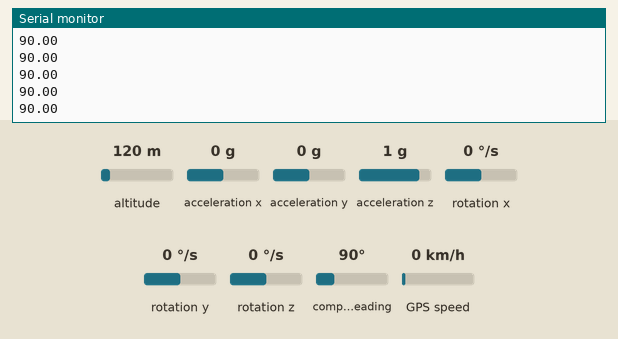
Simulated run of this sketch. Board: Arduino Uno, built with avr-gcc and run on an emulated ATmega328P. Parts: the last lines printed to the serial monitor. Wiring (inferred from the names in the program): HMC5883L compass at I2C address 0x1E; MPU-6050 motion sensor at I2C address 0x68. The inputs (shaded band) are chosen by the test bench; at power-on: GPS speed 0 km/h, compass heading 90°, altitude 120 m, acceleration x 0 g, acceleration y 0 g, acceleration z 1 g, rotation x 0 °/s, rotation y 0 °/s, rotation z 0 °/s. The GPS gets a fix after 3 s at 37.7749, -122.4194 with 8 satellites.

Above: at 1.2 s.
1.3 s: GPS speed set to 2 km/h
At 4.27 s:
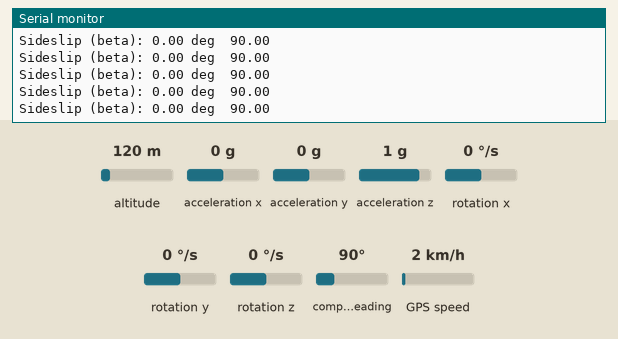
5.1 s: compass heading set to 7°
At 5.34 s:
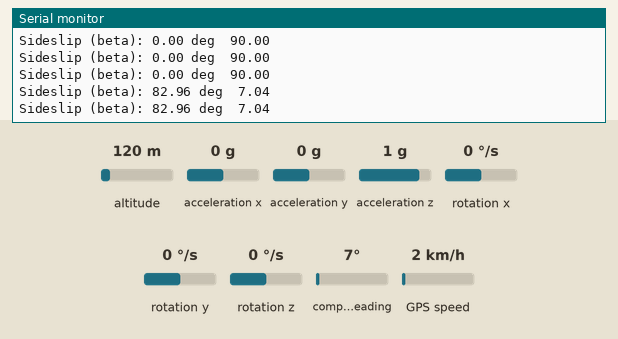
6.6 s: compass heading set to 90°
At 7.5 s:
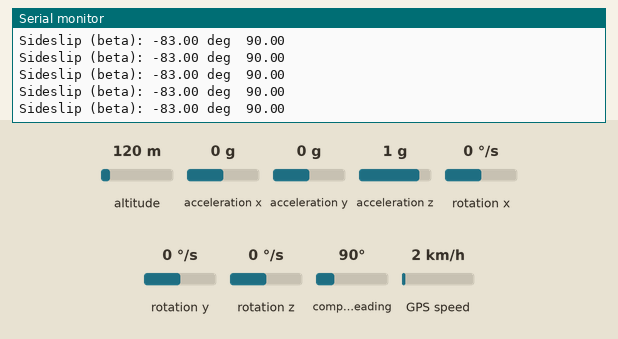
Timing chart, 0 to 9.6 s (numbered marks = the images above; inputs shaded):
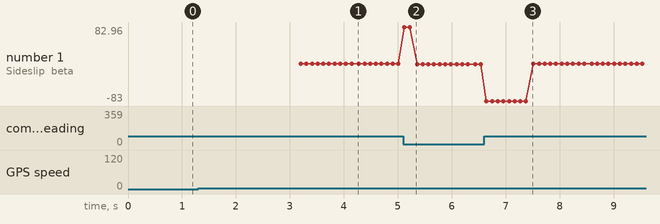

Measured:
- after the input at 1.3 s, the serial monitor: prints a new line after 1.9 s (image 1)
- after the input at 5.1 s, the serial monitor: prints a new line at once (image 2)
- after the input at 6.6 s, the serial monitor: prints a new line at once (image 3)
- plotted number 1: 0 → -0.04 after the input at 5.1 s

The sketch:

The4th-sensor-fusion-MPU6050xHMC5883L.ino
```cpp
#include <Wire.h>
#include <TinyGPS++.h>
#include <SoftwareSerial.h>

#define MPU6050_ADDR 0x68
#define HMC5883L_ADDR 0x1E

TinyGPSPlus gps;
SoftwareSerial gpsSerial(4, 3);  // RX, TX

float gps_speed = 0;
float gps_course = 0;
float heading_deg = 0;

void setup() {
  Serial.begin(115200);
  gpsSerial.begin(9600);
  Wire.begin();

  initMPU6050();
  initHMC5883L();
}

void loop() {
  float ax, ay, az, gx, gy, gz;
  readMPU6050(ax, ay, az, gx, gy, gz);

  float mx, my, mz;
  readHMC5883L(mx, my, mz);

  // Calculate heading from magnetometer
  heading_deg = atan2(my, mx) * 180.0 / PI;
  if (heading_deg < 0) heading_deg += 360.0;

  readGPS();

  if (gps_speed > 0.5) {
    float course_rad = gps_course * PI / 180.0;
    float heading_rad = heading_deg * PI / 180.0;

    float v_long = gps_speed * cos(course_rad - heading_rad);
    float v_lat  = gps_speed * sin(course_rad - heading_rad);

    float beta = atan2(v_lat, v_long) * 180.0 / PI;

    Serial.print("Sideslip (beta): ");
    Serial.print(beta, 2);
    Serial.print(" deg  ");
  }

  Serial.println(heading_deg);

  delay(100);
}

void initMPU6050() {
  Wire.beginTransmission(MPU6050_ADDR);
  Wire.write(0x6B);  // Power management
  Wire.write(0);     // Wake up
  Wire.endTransmission();
}

void readMPU6050(float &ax, float &ay, float &az, float &gx, float &gy, float &gz) {
  Wire.beginTransmission(MPU6050_ADDR);
  Wire.write(0x3B); // Starting register
  Wire.endTransmission(false);
  Wire.requestFrom(MPU6050_ADDR, 14);

  int16_t raw[7];
  for (int i = 0; i < 7; i++) {
    raw[i] = (Wire.read() << 8) | Wire.read();
  }

  ax = raw[0] / 16384.0;
  ay = raw[1] / 16384.0;
  az = raw[2] / 16384.0;
  gx = raw[4] / 131.0;
  gy = raw[5] / 131.0;
  gz = raw[6] / 131.0;
}

void initHMC5883L() {
  Wire.beginTransmission(HMC5883L_ADDR);
  Wire.write(0x00); Wire.write(0x70); // 8 avg, 15 Hz, normal
  Wire.write(0x01); Wire.write(0xA0); // Gain
  Wire.write(0x02); Wire.write(0x00); // Continuous measurement
  Wire.endTransmission();
}

void readHMC5883L(float &mx, float &my, float &mz) {
  Wire.beginTransmission(HMC5883L_ADDR);
  Wire.write(0x03); // Data register
  Wire.endTransmission();
  Wire.requestFrom(HMC5883L_ADDR, 6);

  int16_t rawX = (Wire.read() << 8) | Wire.read();
  int16_t rawZ = (Wire.read() << 8) | Wire.read();
  int16_t rawY = (Wire.read() << 8) | Wire.read();

  mx = rawX * 0.92;  // mG/LSB
  my = rawY * 0.92;
  mz = rawZ * 0.92;
}

void readGPS() {
  while (gpsSerial.available()) {
    gps.encode(gpsSerial.read());
  }

  if (gps.speed.isUpdated()) {
    gps_speed = gps.speed.mps();
    gps_course = gps.course.deg();
  }
}
```
